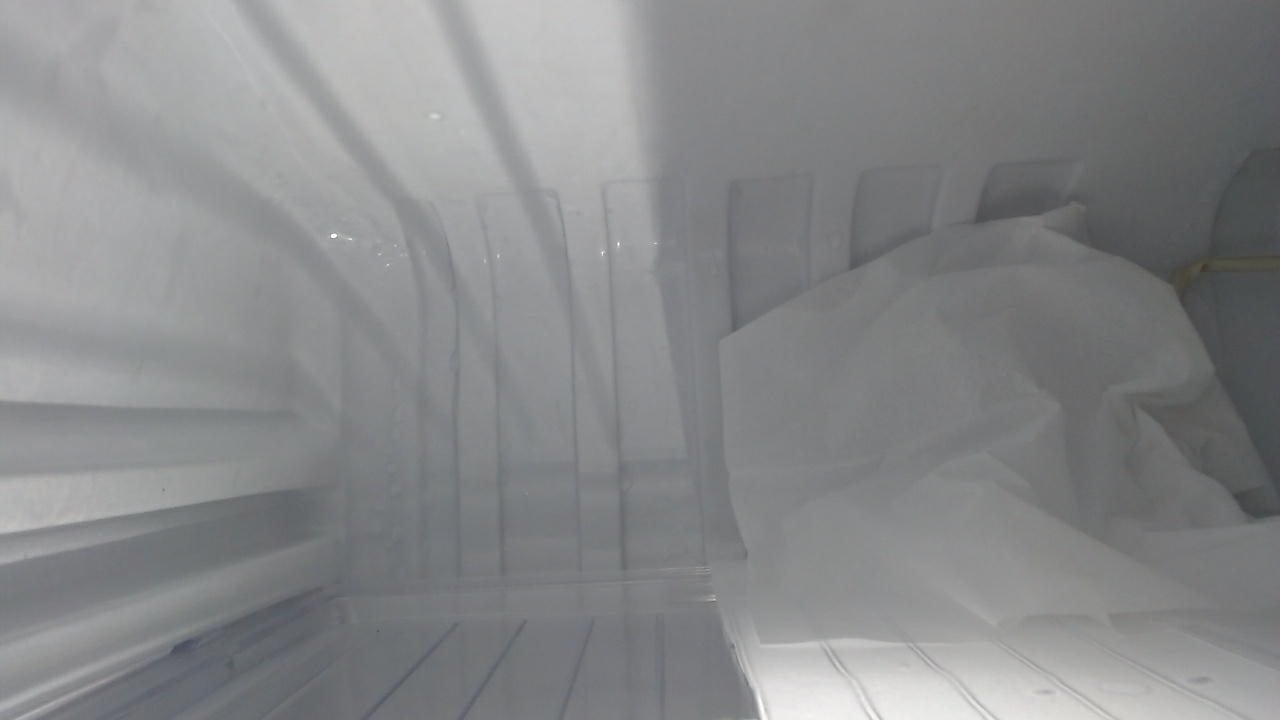
#> input picture ocr_part/camera_detection/cloud/fridge_frame.jpg, 1280 x 720 px, given in place of the camera
$ python camera_test.py
#> lines starting #> are read from the running program, lines starting #| are printed output that depends on the picture; after the words box and inside, x2 and y2 are one past the last pixel; in counts of white or black regions, pixels touching at a corner belong together
import cv2
import numpy as np
import sys

def on_trackbar(pos, frame_unnoise):
    bsize = pos
    if bsize % 2 == 0:
        bsize = bsize - 1
    if bsize < 3:
        bsize = 3

    dst = cv2.adaptiveThreshold(frame_gray, 255, cv2.ADAPTIVE_THRESH_GAUSSIAN_C,
                                cv2.THRESH_BINARY, bsize, 5)

    cv2.imshow('dst', dst)

def local_binary(frame, block_number):
    block_frame = np.zeros(frame.shape, np.uint8)

    block_width = frame.shape[1] // block_number
    block_height = frame.shape[0] // block_number

    for y in range(block_number):
        for x in range(block_number):
            frame_ = frame[y*block_height:(y+1)*block_height, x*block_width:(x+1)*block_width]
            block_frame_ = block_frame[y*block_height:(y+1)*block_height, x*block_width:(x+1)*block_width]
            cv2.threshold(frame_, 0, 255, cv2.THRESH_BINARY | cv2.THRESH_OTSU, block_frame_)

    return block_frame


capture = cv2.VideoCapture(1)

if not capture.isOpened():
    print('Camera open failed!')
    sys.exit()

while True:
    ret, frame = capture.read()
#> frame is the input picture: shape (720, 1280, 3); mean B, G, R 137.5, 136.1, 134.7

    if not ret:
        print('Frame read error!')
        sys.exit()

    frame_gray = cv2.cvtColor(frame, cv2.COLOR_BGR2GRAY)
    frame_unnoise = cv2.bilateralFilter(frame_gray, -1, 10, 5)
#    _, frame_binary = cv2.threshold(frame_unnoise, 0, 255, cv2.THRESH_BINARY | cv2.THRESH_OTSU)
    frame_binary = local_binary(frame_unnoise, 4)
#> after the loop in local_binary, `for y in range(block_number):`:
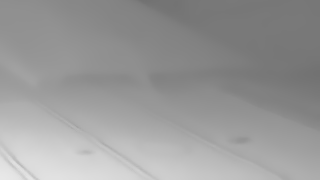
#> frame_: shape (180, 320); min 113, max 232, mean 153.2
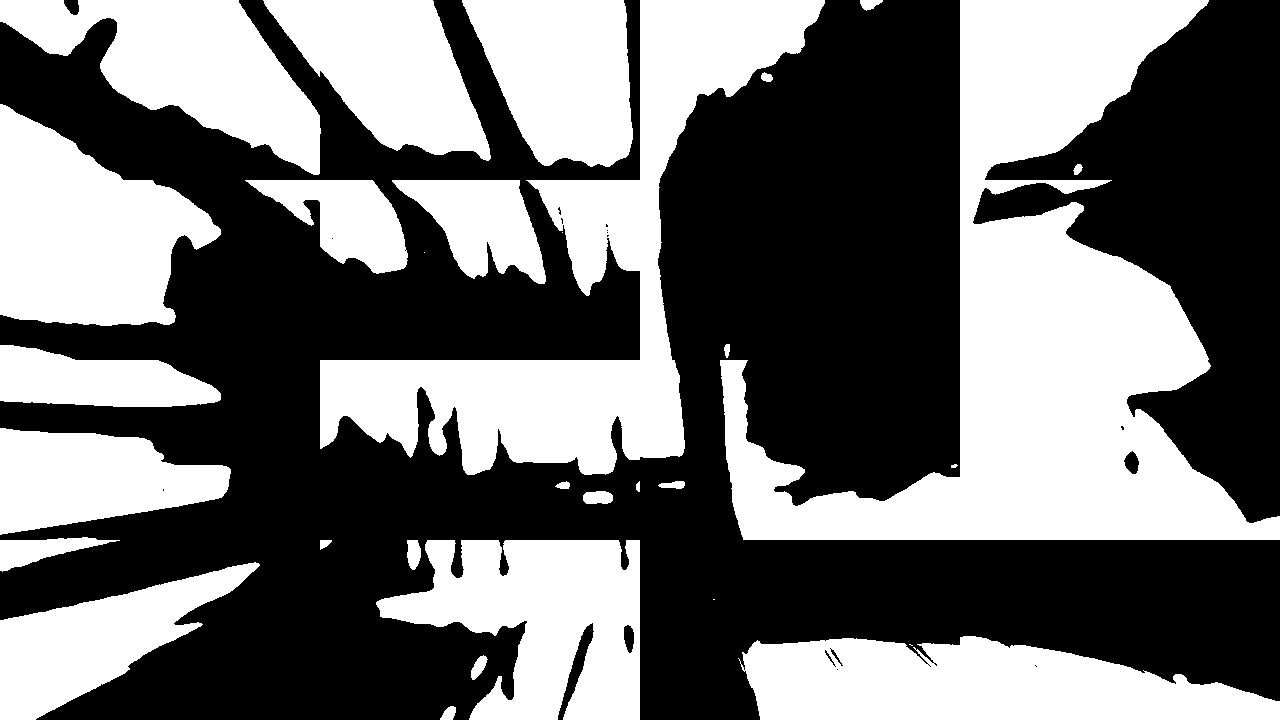
#> frame_binary: shape (720, 1280); 44.1% white; 31 white regions (4 under 20 px)
    contours, _ = cv2.findContours(frame_binary, cv2.RETR_EXTERNAL, cv2.CHAIN_APPROX_NONE)
#> contours = 31 contours, 5 with area under 20; largest, box (x1, y1, x2, y2) and area: (720, 0, 1280, 540) 114250, (320, 0, 825, 475) 60683, (738, 636, 1280, 720) 32878, (0, 104, 221, 326) 30736, (376, 540, 640, 720) 29985

    for points in contours:
        if cv2.contourArea(points) < 1000:
            continue

        approx = cv2.approxPolyDP(points, cv2.arcLength(points, True) * 0.02, True)

        if len(approx) != 4:
            continue

        cv2.polylines(frame, points, True, (0, 0, 255), thickness = 3)
#> this loop made 31 passes
#> approx on passes 4, 6, 10, 17, 29, 30: [[738, 658], [760, 719], [1279, 719], [975, 636]], [[259, 564], [0, 620], [0, 719], [124, 673]], [[119, 540], [0, 540], [0, 570]], [[0, 345], [4, 401], [220, 399], [158, 360]], [[462, 0], [538, 161], [628, 154], [623, 0]], [[263, 0], [381, 143], [490, 158], [432, 0]]
#> points on passes 5, 19, 20: [[713, 599], [714, 599]], [[424, 252]], [[562, 232]]
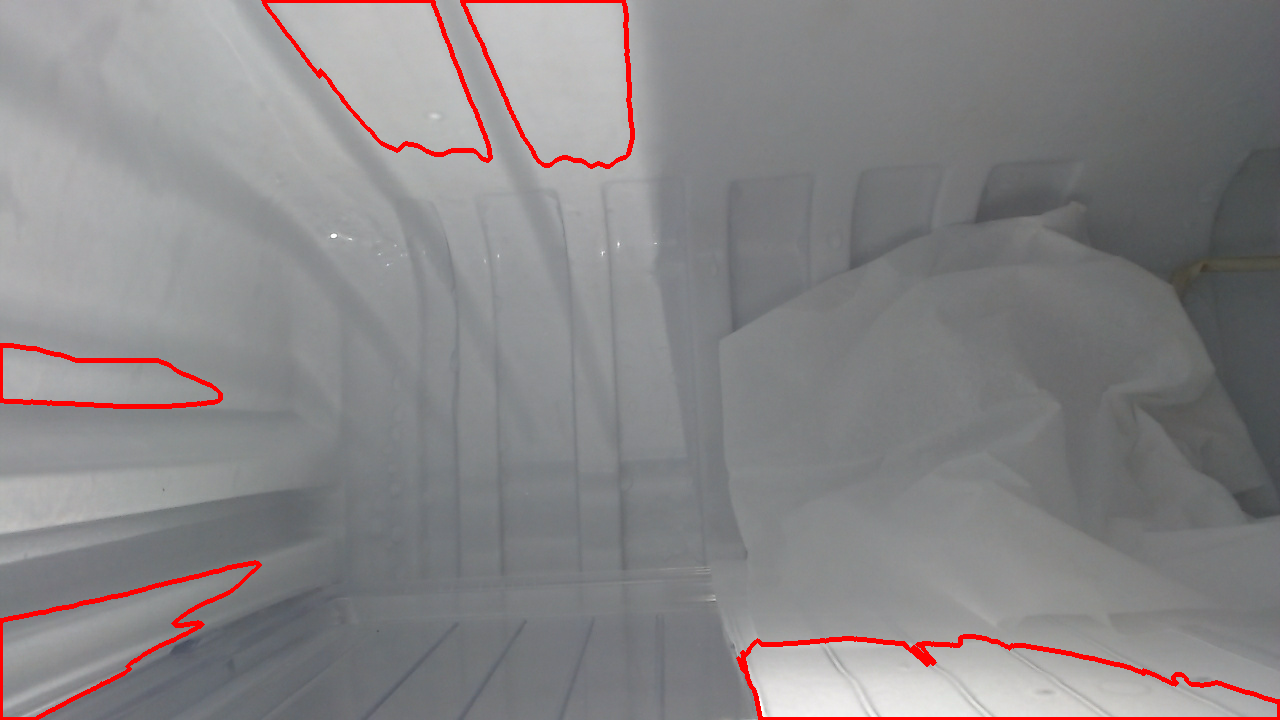
#> frame: shape (720, 1280, 3); 1.7% of pixels changed, all inside (x1, y1, x2, y2) = (0, 0, 1280, 720)

    cv2.imshow('frame', frame)
    cv2.imshow('frame_unnoise', frame_unnoise)
    cv2.imshow('frame_binary', frame_binary)
#    cv2.imshow('frame_local_binary', local_binary(frame_unnoise, 4))


    if cv2.waitKey(33) == ord('q'):
#> (key q is pressed here)
        break

capture.release()
cv2.destroyAllWindows()
